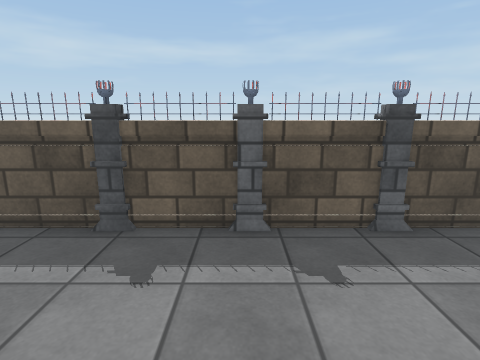
View 1 (above)

16 first-person views from a walk through a Unity game level. The camera is 1.4 m above the floor, tilts 12° down and sees 80° across. Doors are open. The floor is counted in squares, 0.5 m on a side. Each view is taken from the middle of a square. On the plan, view 1 faces up. The plan holds only what a view shows up to about 20 squares ahead; the rest is blank. The player is left out. Surface patterns are stand-ins for the level's own textures.

View 2
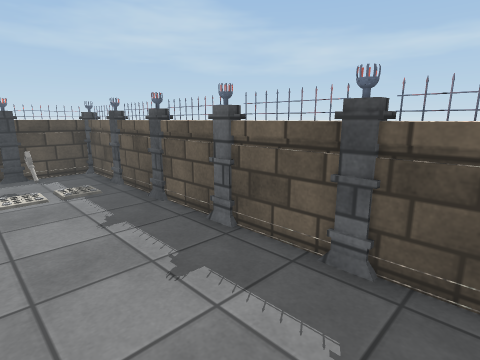

View 3
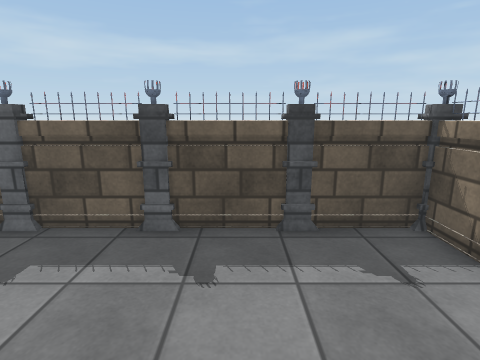

View 4
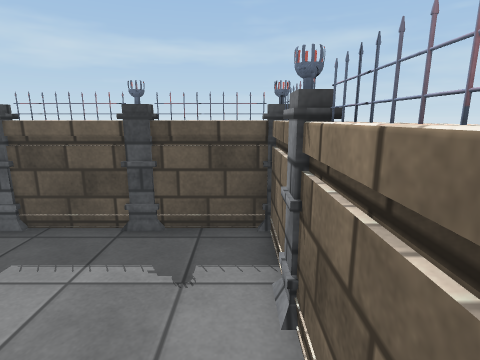

View 5
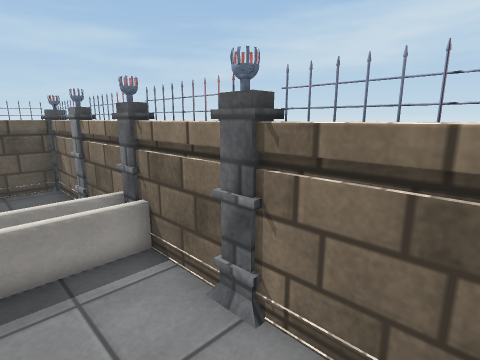

View 6
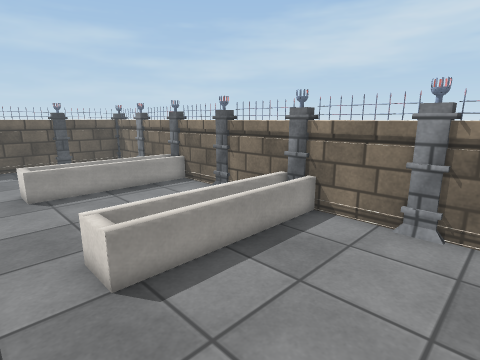

View 7
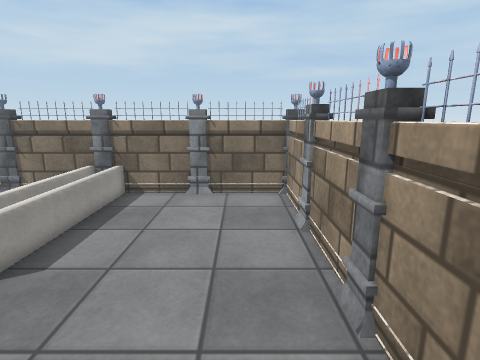

View 8
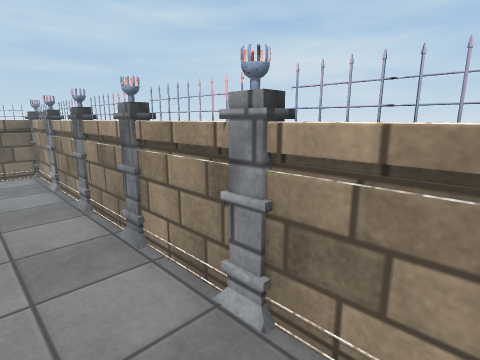

View 9
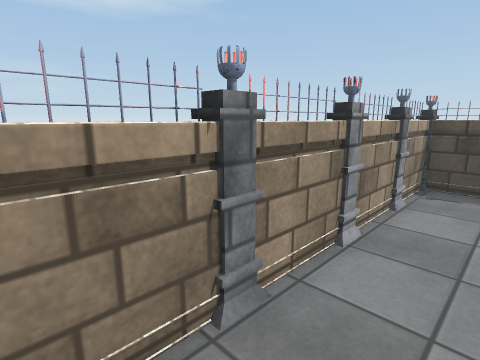

View 10
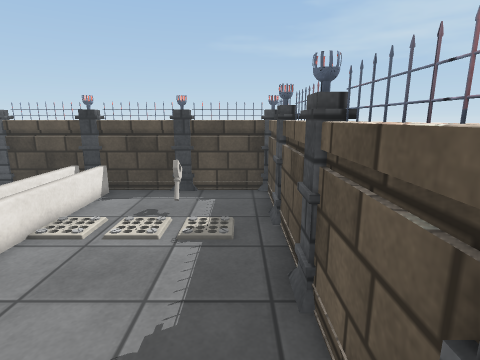

View 11
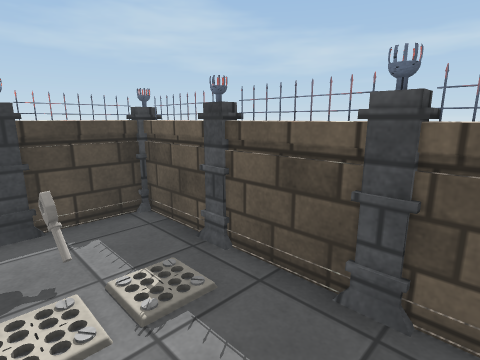

View 12
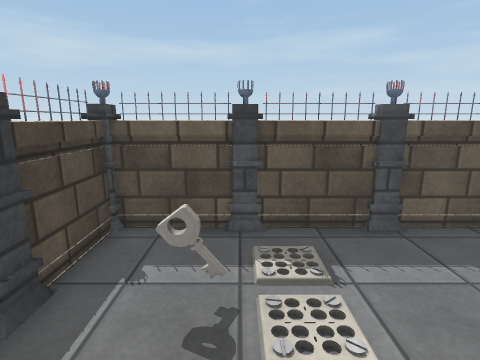

View 13
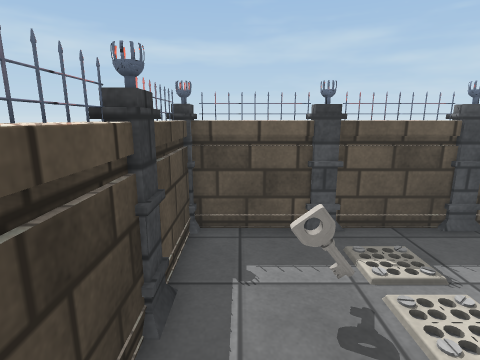

View 14
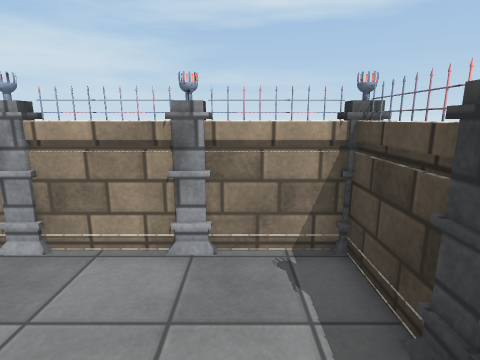

View 15
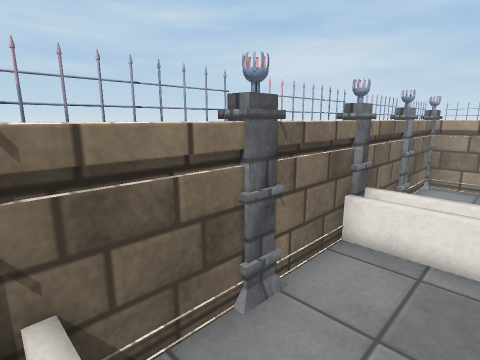

View 16
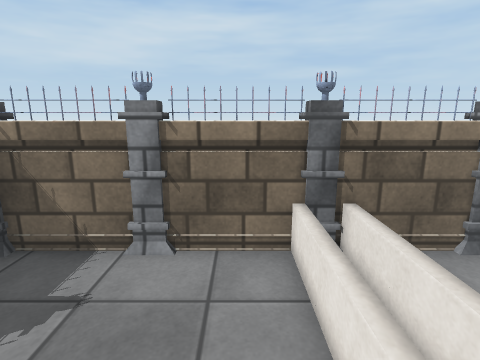

### Floor plan
Key: @ floor where view 1 was taken; # wall or solid block; . floor; / step, stairs or slope; D open door; = window, fence, low wall or low ledge; P pillar; K key; O other object.
Columns run from 11 left of view 1 to 11 right of it. Each row starts with its distance up from view 1.
  8 PP##P##########P######P
  7 #POOP###POOP##OPOOP#OOP
  6 #=....................O
  5 #=D...................O
  4 #PD.K.................P
  3 ##D...................#
  2 ##..///....... ... ...#
  1 ##//////       .   ///#
  0 #P/ /      @   .// ///P
 -1 #=             .......O
 -2 ##             .......O
 -3 #P             .......P
 -4  P            ...  ...#
 -5               ...  ...#
 -6               ../  ///O
 -7               ..      P
 -8    .          ........O
 -9               ........O
-10 ##            ........P
-11 #P....................#
-12 O=....................O
-13 O=..P...P.............O
-14 P######OO##PO#OP##PO##P

Positions as (right, up) in squares from view 1, and headings:
1: (0, 0), facing up
2: (6, 2), facing up-left
3: (6, 0), facing up
4: (10, 0), facing up
5: (8, -6), facing up-right
6: (3, -12), facing up-right
7: (0, -12), facing right
8: (-6, -11), facing down-right
9: (3, -11), facing down-left
10: (1, 6), facing left
11: (-2, 3), facing up-left
12: (-7, 0), facing up
13: (-9, 0), facing up
14: (-8, -8), facing down
15: (8, 0), facing down-right
16: (5, 2), facing right
